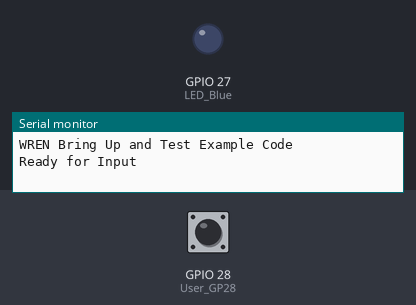
A sketch run on a simulated ESP32-C6. Shown: output pins drawn as LEDs (lit = HIGH), the last lines printed to the serial monitor. The inputs (shaded band) are chosen by the test bench; at power-on: GPIO 28 (User_GP28) HIGH.

Above: at 1.4 s.
1.5 s: GPIO 28 (User_GP28) pulled LOW for 1 s
At 1.9 s:
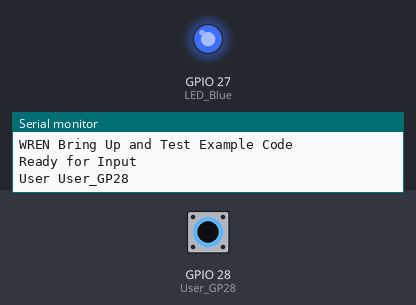
4.0 s: GPIO 28 (User_GP28) pulled LOW for 3.2 s
At 8.4 s:
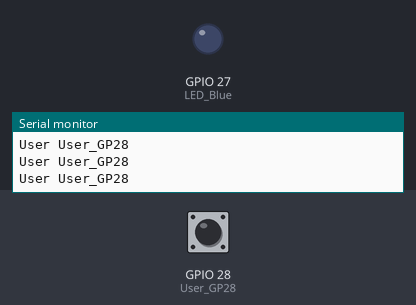
Timing chart, 0 to 9.9 s (numbered marks = the images above; inputs shaded):
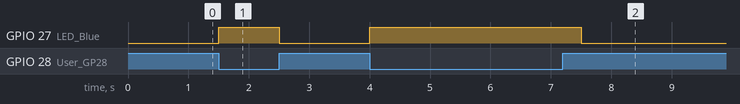

Measured:
- after the input at 1.5 s, GPIO 27 (LED_Blue): LOW → HIGH at once, → LOW 1.0 s later
- after the input at 4.0 s, GPIO 27 (LED_Blue): LOW → HIGH at once, → LOW 3.5 s later

The sketch:

User_Button_Test.ino
```cpp
/*
  Dave Williams, DitroniX 2019-2026 (ditronix.net)
  WREN | ESP32-C5 Recliner Linear Motor Controller | IoT Home Automation

  Example Code, to demonstrate and test the WREN C5

  Remember!
  - Set the BOARD to Use ESP32C5 Dev Module (or similar).
  - You can also set the BAUD rate up to 921600 to speed up flashing.
  - The SDK does NOT need external power to flash.  It will take Power from the USB 5V.
  - The Serial Monitor is configured for BAUD 115200

  The purpose of this test code is to cycle through the various main functions of the board as part of bring up testing.

  This test code is OPEN SOURCE and formatted for easier viewing.  Although is is not intended for real world use, it may be freely used, or modified as needed.
  It is distributed on an "AS IS" BASIS, WITHOUT WARRANTIES OR CONDITIONS OF ANY KIND, either express or implied.

  For board configuration, see:

  * github.com/DitroniX/WREN-Recliner-Linear-Motor-Controller-IoT-Home-Automation/wiki/Arduino-IDE
  * github.com/DitroniX/WREN-Recliner-Linear-Motor-Controller-IoT-Home-Automation/wiki/PlatformIO-ESP32%E2%80%90C5
  * github.com/DitroniX/WREN-Recliner-Linear-Motor-Controller-IoT-Home-Automation/wiki/Home-Assistant-and-ESPHome
  * github.com/DitroniX/Home-Assistant-Dev

  Further information, details and examples can be found on our website or github.com/DitroniX

  * ditronix.net
  * github.com/DitroniX
  * github.com/DitroniX/WREN-Recliner-Linear-Motor-Controller-IoT-Home-Automation
  * github.com/DitroniX/WREN-Recliner-Linear-Motor-Controller-IoT-Home-Automation/wiki
  * github.com/DitroniX/WREN-Recliner-Linear-Motor-Controller-IoT-Home-Automation/wiki/FAQ
  * hackster.io/DitroniX/
  * hackster.io/DitroniX/wren-esp32-c5-recliner-linear-motor-controller-iot-rs485-e2b397
*/

// ****************  VARIABLES / DEFINES / STATIC / STRUCTURES / CONSTANTS ****************

// **************** INPUTS ****************
#define User_GP28 28

// **************** OUTPUTS ****************
#define LED_Blue 27  // Blue LED

// **************** SETUP ****************
void setup() {

  // Stabalise
  delay(250);

  // Initialise UART
  Serial.begin(115200, SERIAL_8N1);  // 115200
  while (!Serial)
    ;
  Serial.println("");

  //  Configures the specified LED GPIO as outputs
  pinMode(LED_Blue, OUTPUT);

  // LEDs Default Off State
  digitalWrite(LED_Blue, LOW);

  // Configure GPIO Inputs
  pinMode(User_GP28, INPUT_PULLUP);

  Serial.println("WREN Bring Up and Test Example Code");
  Serial.println("Ready for Input");
}

// **************** LOOP ****************
void loop() {

  // Check for Button Press
  if (digitalRead(User_GP28) == LOW) {

    Serial.println("User User_GP28");

    // Blue
    digitalWrite(LED_Blue, HIGH);
    delay(500);
    digitalWrite(LED_Blue, LOW);
  }

}
```
